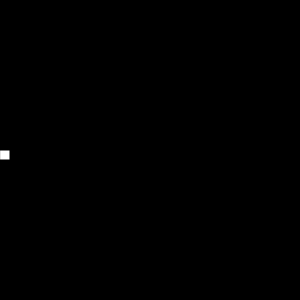
Frame 1 (no input)
Frame 60 (no input): identical to frame 1, image omitted
Frame 120 (the mouse pressed at the canvas centre since frame 60): identical to frame 1, image omitted

The p5.js sketch that drew this single still picture (run headless with seeded random() and noise() and a simulated clock; from frame 60 on, the mouse is pressed at the canvas centre):

// p5.js sketch
// ── sketch.js
var x = 0;
var y = 0;
function setup() {
  // put setup code here
  createCanvas(300, 300);
}

function draw() {
background(0);
  rect(0, 150, 10, 10);

fill(255);
x += 5; //velocity


  // put drawing code here
}
